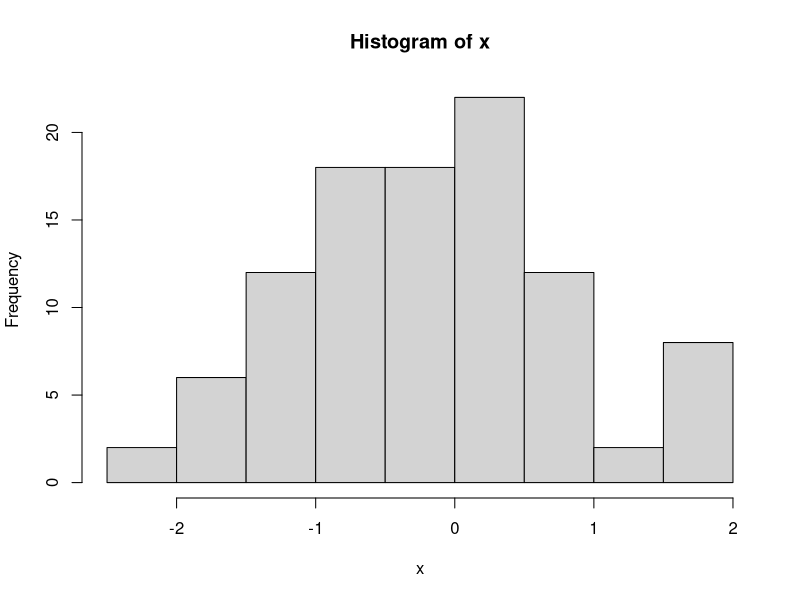

Recreate this plot in R. (Note: this script raises an error after producing the figure.)
## ---- chunk 1
x <- rnorm(100)
hist(x)
## ---- chunk 2
knitr::include_graphics("images/pi.jpg")
